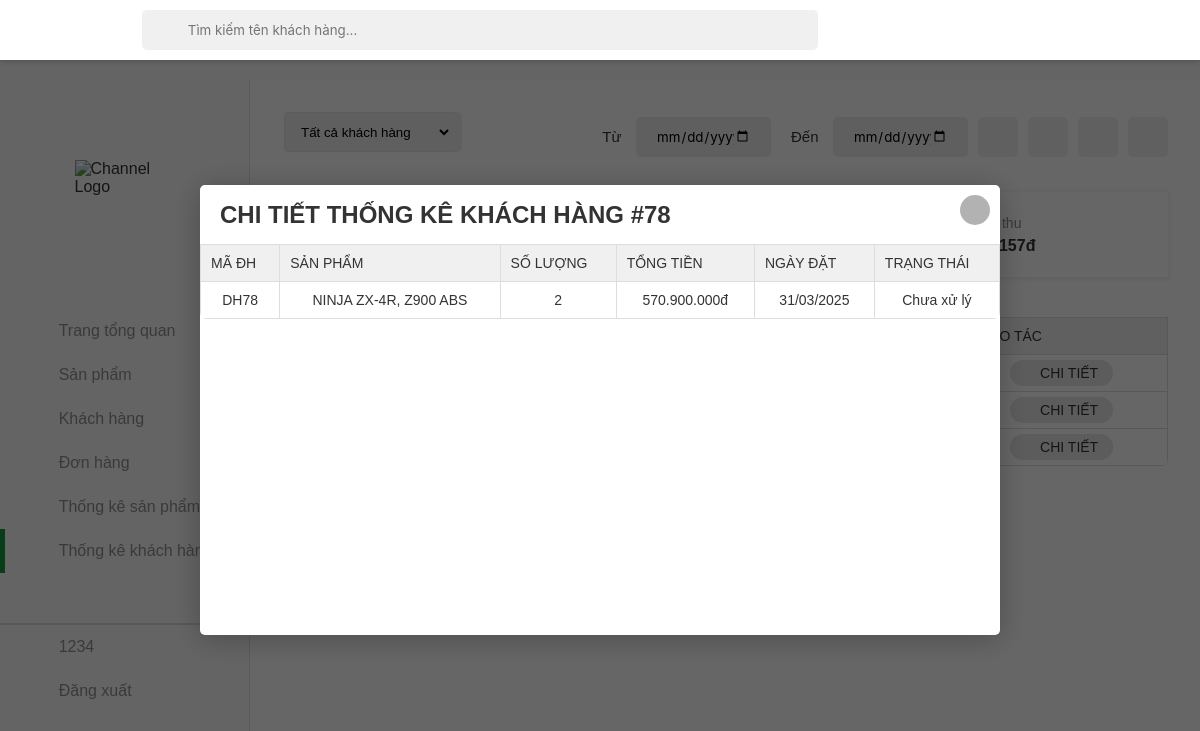
Before: /thongkekh/thongkekh.php?detail=78 (signed in) with the older database file.
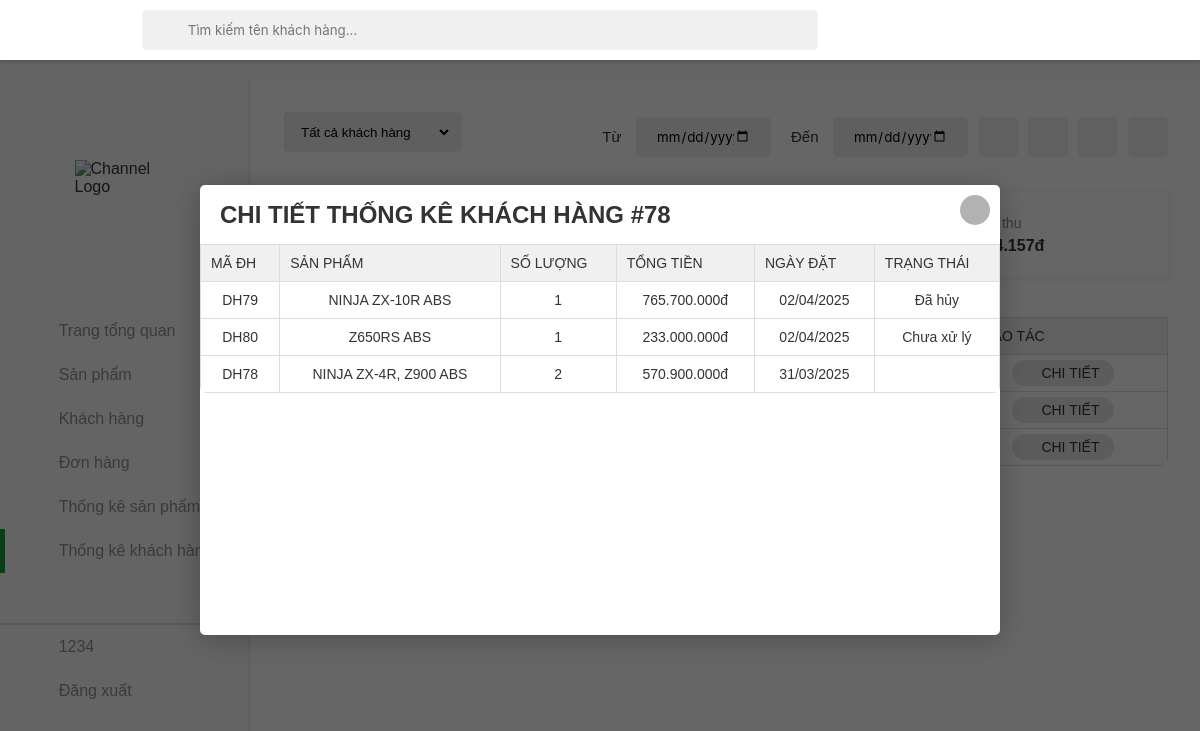
After: the same page with the newer database file.
### tables this page shows
CREATE TABLE `customer` (
  `id` int(20) NOT NULL,
  `name` varchar(20) NOT NULL,
  `contact` varchar(11) NOT NULL,
  `joindate` date NOT NULL,
  `status` int(255) NOT NULL,
  `password` varchar(255) NOT NULL,
  `email` varchar(255) NOT NULL,
  `address` varchar(255) NOT NULL,
  `role` varchar(255) NOT NULL
);

CREATE TABLE `orders` (
  `id` int(11) NOT NULL,
  `customer_id` int(11) NOT NULL,
  `total` varchar(255) DEFAULT NULL,
  `note` text DEFAULT NULL,
  `payment_method` varchar(50) DEFAULT NULL,
  `delivery_type` varchar(50) DEFAULT NULL,
  `created_at` date NOT NULL DEFAULT current_timestamp(),
  `status` enum('chuaxuly','daxuly','dagiao','dahuy') NOT NULL DEFAULT 'chuaxuly',
  `recipient_name` varchar(255) NOT NULL,
  `recipient_phone` varchar(20) NOT NULL,
  `address` varchar(255) NOT NULL
);

### thongkekh/thongkekh.php (the view, shortened to what the changed rows need)
<?php
$servername = "localhost";
$username = "root";
$password = "";
$dbname = "admindoan";
$conn = new mysqli($servername, $username, $password, $dbname);
$sort_order = isset($_GET['sort']) ? $_GET['sort'] : 'desc';
$limit = isset($_GET['limit']) ? ($_GET['limit'] === 'all' ? null : (int)$_GET['limit']) : 5;
$query = "SELECT
    c.id,
    c.name as tenkh,
    COUNT(DISTINCT o.id) as total_orders,
    SUM(od.soluong) as total_quantity,
    SUM(od.soluong * od.price) as total_revenue
FROM customer c
LEFT JOIN orders o ON c.id = o.customer_id
LEFT JOIN order_details od ON o.id = od.order_id
WHERE 1=1";
$query .= " GROUP BY c.id, c.name
HAVING total_revenue > 0
ORDER BY total_revenue " . ($sort_order === 'asc' ? 'ASC' : 'DESC');
if ($limit !== null) {
    $query .= " LIMIT " . $limit;
}
$result = $conn->query($query);
if ($result) {
    $result->data_seek(0);
}
if (isset($_GET['detail'])) {
    $customer_id = intval($_GET['detail']);
    $detail_query = "SELECT
        o.id as order_id,
        o.created_at,
        o.status,
        o.total as order_total,
        GROUP_CONCAT(p.tensp SEPARATOR ', ') as products,
        SUM(od.soluong) as total_items
    FROM orders o
    LEFT JOIN order_details od ON o.id = od.order_id
    LEFT JOIN products p ON od.product_id = p.id
    WHERE o.customer_id = ?";
    $detail_query .= " GROUP BY o.id ORDER BY o.created_at DESC";
    $stmt = $conn->prepare($detail_query);
    $types = "i";
    $params = [$customer_id];
    $stmt->bind_param($types, ...$params);
    $stmt->execute();
    $customer_details = $stmt->get_result();
}
?>
<!DOCTYPE html>
<html lang="en">
<head>
    <link rel="stylesheet" href="../assets/css/admin.css">
    <link href="../assets/font/font-awesome-pro-v6-6.2.0/css/all.min.css" rel="stylesheet" type="text/css" />
    <link rel="stylesheet" href="../assets/css/admin-responsive.css">
</head>
<body>
    <div class="container">
        <main class="content">
            <div class="section">
                <div class="table">
                    <table width="100%">
                        <thead>
                            <tr>
                                <td>Mã KH</td>
                                <td>Tên khách hàng</td>
                                <td>Số đơn hàng</td>
                                <td>Số tiền đã chi</td>
                                <td>Thao tác</td>
                            </tr>
                        </thead>
                        <tbody>
                            <?php if ($result && $result->num_rows > 0): ?>
                                <?php while ($row = $result->fetch_assoc()): ?>
                                    <tr>
                                        <td><?php echo htmlspecialchars($row['id']); ?></td>
                                        <td><?php echo htmlspecialchars($row['tenkh']); ?></td>
                                        <td><?php echo $row['total_orders']; ?></td>
                                        <td><?php echo number_format($row['total_revenue'], 0, ',', '.'); ?>đ</td>
                                        <td>
                                            <a href="?<?php echo http_build_query(array_merge($_GET, ['detail' => $row['id']])); ?>"
                                               class="btn-detail product-order-detail">
                                                <i class="fa-regular fa-eye"></i> Chi tiết
                                            </a>
                                        </td>
                                    </tr>
                                <?php endwhile; ?>
                            <?php else: ?>
                                <tr>
                                    <td colspan="5" class="no-data">Không tìm thấy dữ liệu</td>
                                </tr>
                            <?php endif; ?>
                        </tbody>
                    </table>
                </div>
            </div>
        </main>
    </div>
    <?php if (isset($_GET['detail']) && $customer_details && $customer_details->num_rows > 0): ?>
    <div class="modal detail-modal open">
        <div class="modal-container">
            <div class="modal-container-title">
                <h2>Chi tiết thống kê khách hàng #<?php echo htmlspecialchars($_GET['detail']); ?></h2>
            </div>
            <div class="table">
                <table width="100%">
                    <thead>
                        <tr>
                            <td>Mã ĐH</td>
                            <td>Sản phẩm</td>
                            <td>Số lượng</td>
                            <td>Tổng tiền</td>
                            <td>Ngày đặt</td>
                            <td>Trạng thái</td>
                        </tr>
                    </thead>
                    <tbody>
                        <?php while ($detail = $customer_details->fetch_assoc()): ?>
                        <tr>
                            <td>DH<?php echo $detail['order_id']; ?></td>
                            <td><?php echo htmlspecialchars($detail['products']); ?></td>
                            <td><?php echo $detail['total_items']; ?></td>
                            <td><?php echo number_format($detail['order_total'], 0, ',', '.'); ?>đ</td>
                            <td><?php echo date('d/m/Y', strtotime($detail['created_at'])); ?></td>
                            <td>
                                <span class="status-<?php echo $detail['status']; ?>">
                                    <?php
                                    switch($detail['status']) {
                                        case 'chuaxuly': echo 'Chưa xử lý'; break;
                                        case 'dahuy': echo 'Đã hủy'; break;
                                        default: echo $detail['status'];
                                    }
                                    ?>
                                </span>
                            </td>
                        </tr>
                        <?php endwhile; ?>
                    </tbody>
                </table>
            </div>
        </div>
    </div>
    <?php endif; ?>
</body>
</html>

Changed rows visible on the page:
added orders: id "79", products "NINJA ZX-10R ABS", total_items "1", total "765.700.000", created_at "02/04/2025", status "Đã hủy"
added orders: id "80", products "Z650RS ABS", total_items "1", total "233.000.000", created_at "02/04/2025", status "Chưa xử lý"
changed orders id 78: no longer shows "Chưa xử lý"
